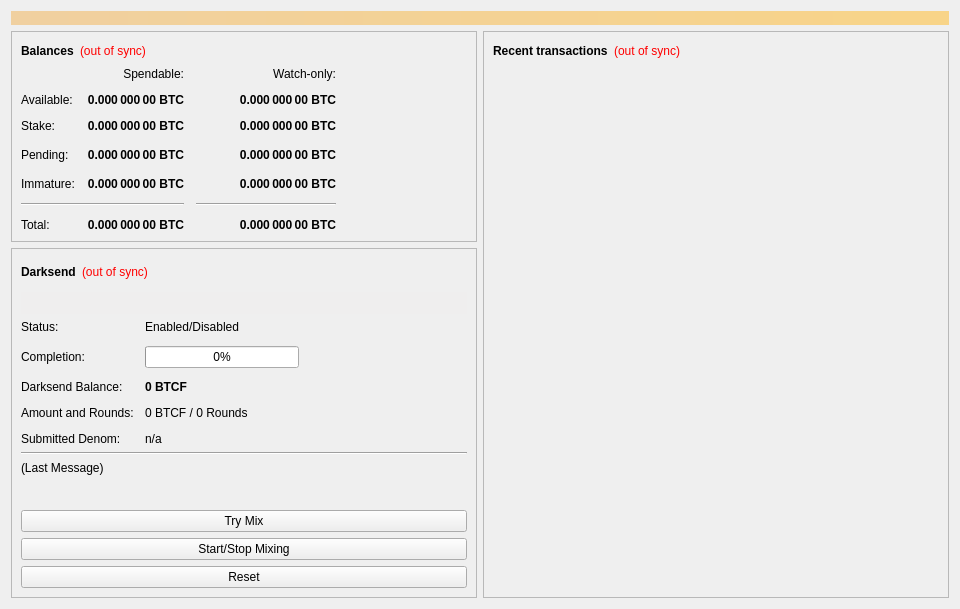
<?xml version="1.0" encoding="UTF-8"?>
<ui version="4.0">
 <class>OverviewPage</class>
 <widget class="QWidget" name="OverviewPage">
  <property name="geometry">
   <rect>
    <x>0</x>
    <y>0</y>
    <width>960</width>
    <height>594</height>
   </rect>
  </property>
  <property name="minimumSize">
   <size>
    <width>960</width>
    <height>0</height>
   </size>
  </property>
  <property name="windowTitle">
   <string>Form</string>
  </property>
  <layout class="QVBoxLayout" name="topLayout">
   <item>
    <widget class="QLabel" name="labelAlerts">
     <property name="visible">
      <bool>false</bool>
     </property>
     <property name="styleSheet">
      <string notr="true">background-color: qlineargradient(x1: 0, y1: 0, x2: 1, y2: 0, stop:0 #F0D0A0, stop:1 #F8D488); color:#000000;</string>
     </property>
     <property name="wordWrap">
      <bool>true</bool>
     </property>
     <property name="margin">
      <number>3</number>
     </property>
    </widget>
   </item>
   <item>
    <layout class="QHBoxLayout" name="horizontalLayout" stretch="1,1">
     <item>
      <layout class="QVBoxLayout" name="verticalLayout_2">
       <item>
        <widget class="QFrame" name="frame">
         <property name="frameShape">
          <enum>QFrame::StyledPanel</enum>
         </property>
         <property name="frameShadow">
          <enum>QFrame::Raised</enum>
         </property>
         <layout class="QVBoxLayout" name="verticalLayout_4">
          <item>
           <layout class="QHBoxLayout" name="horizontalLayout_4">
            <item>
             <widget class="QLabel" name="label_5">
              <property name="font">
               <font>
                <weight>75</weight>
                <bold>true</bold>
               </font>
              </property>
              <property name="text">
               <string>Balances</string>
              </property>
             </widget>
            </item>
            <item>
             <widget class="QLabel" name="labelWalletStatus">
              <property name="cursor">
               <cursorShape>WhatsThisCursor</cursorShape>
              </property>
              <property name="toolTip">
               <string>The displayed information may be out of date. Your wallet automatically synchronizes with the BitcoinFinal network after a connection is established, but this process has not completed yet.</string>
              </property>
              <property name="styleSheet">
               <string notr="true">QLabel { color: red; }</string>
              </property>
              <property name="text">
               <string notr="true">(out of sync)</string>
              </property>
              <property name="alignment">
               <set>Qt::AlignLeading|Qt::AlignLeft|Qt::AlignVCenter</set>
              </property>
             </widget>
            </item>
            <item>
             <spacer name="horizontalSpacer_3">
              <property name="orientation">
               <enum>Qt::Horizontal</enum>
              </property>
              <property name="sizeHint" stdset="0">
               <size>
                <width>40</width>
                <height>20</height>
               </size>
              </property>
             </spacer>
            </item>
           </layout>
          </item>
          <item>
           <layout class="QGridLayout" name="gridLayout">
            <property name="spacing">
             <number>12</number>
            </property>
            <item row="3" column="2">
             <widget class="QLabel" name="labelWatchPending">
              <property name="font">
               <font>
                <weight>75</weight>
                <bold>true</bold>
               </font>
              </property>
              <property name="cursor">
               <cursorShape>IBeamCursor</cursorShape>
              </property>
              <property name="toolTip">
               <string>Unconfirmed transactions to watch-only addresses</string>
              </property>
              <property name="text">
               <string notr="true">0.000 000 00 BTC</string>
              </property>
              <property name="alignment">
               <set>Qt::AlignRight|Qt::AlignTrailing|Qt::AlignVCenter</set>
              </property>
              <property name="textInteractionFlags">
               <set>Qt::LinksAccessibleByMouse|Qt::TextSelectableByKeyboard|Qt::TextSelectableByMouse</set>
              </property>
             </widget>
            </item>
            <item row="3" column="1">
             <widget class="QLabel" name="labelUnconfirmed">
              <property name="font">
               <font>
                <weight>75</weight>
                <bold>true</bold>
               </font>
              </property>
              <property name="cursor">
               <cursorShape>IBeamCursor</cursorShape>
              </property>
              <property name="toolTip">
               <string>Total of transactions that have yet to be confirmed, and do not yet count toward the spendable balance</string>
              </property>
              <property name="text">
               <string notr="true">0.000 000 00 BTC</string>
              </property>
              <property name="alignment">
               <set>Qt::AlignRight|Qt::AlignTrailing|Qt::AlignVCenter</set>
              </property>
              <property name="textInteractionFlags">
               <set>Qt::LinksAccessibleByMouse|Qt::TextSelectableByKeyboard|Qt::TextSelectableByMouse</set>
              </property>
             </widget>
            </item>
            <item row="4" column="2">
             <widget class="QLabel" name="labelWatchImmature">
              <property name="font">
               <font>
                <weight>75</weight>
                <bold>true</bold>
               </font>
              </property>
              <property name="cursor">
               <cursorShape>IBeamCursor</cursorShape>
              </property>
              <property name="toolTip">
               <string>Mined balance in watch-only addresses that has not yet matured</string>
              </property>
              <property name="text">
               <string notr="true">0.000 000 00 BTC</string>
              </property>
              <property name="alignment">
               <set>Qt::AlignRight|Qt::AlignTrailing|Qt::AlignVCenter</set>
              </property>
              <property name="textInteractionFlags">
               <set>Qt::LinksAccessibleByMouse|Qt::TextSelectableByKeyboard|Qt::TextSelectableByMouse</set>
              </property>
             </widget>
            </item>
            <item row="5" column="0" colspan="2">
             <widget class="Line" name="lineSpendableBalance">
              <property name="orientation">
               <enum>Qt::Horizontal</enum>
              </property>
             </widget>
            </item>
            <item row="5" column="2">
             <widget class="Line" name="lineWatchBalance">
              <property name="sizePolicy">
               <sizepolicy hsizetype="Preferred" vsizetype="Fixed">
                <horstretch>0</horstretch>
                <verstretch>0</verstretch>
               </sizepolicy>
              </property>
              <property name="minimumSize">
               <size>
                <width>140</width>
                <height>0</height>
               </size>
              </property>
              <property name="orientation">
               <enum>Qt::Horizontal</enum>
              </property>
             </widget>
            </item>
            <item row="6" column="0">
             <widget class="QLabel" name="labelTotalText">
              <property name="text">
               <string>Total:</string>
              </property>
             </widget>
            </item>
            <item row="4" column="1">
             <widget class="QLabel" name="labelImmature">
              <property name="font">
               <font>
                <weight>75</weight>
                <bold>true</bold>
               </font>
              </property>
              <property name="cursor">
               <cursorShape>IBeamCursor</cursorShape>
              </property>
              <property name="toolTip">
               <string>Mined balance that has not yet matured</string>
              </property>
              <property name="text">
               <string notr="true">0.000 000 00 BTC</string>
              </property>
              <property name="alignment">
               <set>Qt::AlignRight|Qt::AlignTrailing|Qt::AlignVCenter</set>
              </property>
              <property name="textInteractionFlags">
               <set>Qt::LinksAccessibleByMouse|Qt::TextSelectableByKeyboard|Qt::TextSelectableByMouse</set>
              </property>
             </widget>
            </item>
            <item row="3" column="3">
             <spacer name="horizontalSpacer_2">
              <property name="orientation">
               <enum>Qt::Horizontal</enum>
              </property>
              <property name="sizeHint" stdset="0">
               <size>
                <width>40</width>
                <height>20</height>
               </size>
              </property>
             </spacer>
            </item>
            <item row="4" column="0">
             <widget class="QLabel" name="labelImmatureText">
              <property name="text">
               <string>Immature:</string>
              </property>
             </widget>
            </item>
            <item row="6" column="1">
             <widget class="QLabel" name="labelTotal">
              <property name="font">
               <font>
                <weight>75</weight>
                <bold>true</bold>
               </font>
              </property>
              <property name="cursor">
               <cursorShape>IBeamCursor</cursorShape>
              </property>
              <property name="toolTip">
               <string>Your current total balance</string>
              </property>
              <property name="text">
               <string notr="true">0.000 000 00 BTC</string>
              </property>
              <property name="alignment">
               <set>Qt::AlignRight|Qt::AlignTrailing|Qt::AlignVCenter</set>
              </property>
              <property name="textInteractionFlags">
               <set>Qt::LinksAccessibleByMouse|Qt::TextSelectableByKeyboard|Qt::TextSelectableByMouse</set>
              </property>
             </widget>
            </item>
            <item row="6" column="2">
             <widget class="QLabel" name="labelWatchTotal">
              <property name="font">
               <font>
                <weight>75</weight>
                <bold>true</bold>
               </font>
              </property>
              <property name="cursor">
               <cursorShape>IBeamCursor</cursorShape>
              </property>
              <property name="toolTip">
               <string>Current total balance in watch-only addresses</string>
              </property>
              <property name="text">
               <string notr="true">0.000 000 00 BTC</string>
              </property>
              <property name="alignment">
               <set>Qt::AlignRight|Qt::AlignTrailing|Qt::AlignVCenter</set>
              </property>
              <property name="textInteractionFlags">
               <set>Qt::LinksAccessibleByMouse|Qt::TextSelectableByKeyboard|Qt::TextSelectableByMouse</set>
              </property>
             </widget>
            </item>
            <item row="0" column="2">
             <widget class="QLabel" name="labelWatchonly">
              <property name="text">
               <string>Watch-only:</string>
              </property>
              <property name="alignment">
               <set>Qt::AlignRight|Qt::AlignTrailing|Qt::AlignVCenter</set>
              </property>
             </widget>
            </item>
            <item row="1" column="0">
             <widget class="QLabel" name="labelBalanceText">
              <property name="text">
               <string>Available:</string>
              </property>
             </widget>
            </item>
            <item row="1" column="1">
             <widget class="QLabel" name="labelBalance">
              <property name="font">
               <font>
                <weight>75</weight>
                <bold>true</bold>
               </font>
              </property>
              <property name="cursor">
               <cursorShape>IBeamCursor</cursorShape>
              </property>
              <property name="toolTip">
               <string>Your current spendable balance</string>
              </property>
              <property name="text">
               <string notr="true">0.000 000 00 BTC</string>
              </property>
              <property name="alignment">
               <set>Qt::AlignRight|Qt::AlignTrailing|Qt::AlignVCenter</set>
              </property>
              <property name="textInteractionFlags">
               <set>Qt::LinksAccessibleByMouse|Qt::TextSelectableByKeyboard|Qt::TextSelectableByMouse</set>
              </property>
             </widget>
            </item>
            <item row="2" column="0">
             <widget class="QLabel" name="label_10">
              <property name="text">
               <string>Stake:</string>
              </property>
             </widget>
            </item>
            <item row="2" column="1">
             <widget class="QLabel" name="labelStake">
              <property name="font">
               <font>
                <weight>75</weight>
                <bold>true</bold>
               </font>
              </property>
              <property name="cursor">
               <cursorShape>IBeamCursor</cursorShape>
              </property>
              <property name="toolTip">
               <string>Total of coins that was staked, and do not yet count toward the current balance</string>
              </property>
              <property name="text">
               <string notr="true">0.000 000 00 BTC</string>
              </property>
              <property name="alignment">
               <set>Qt::AlignRight|Qt::AlignTrailing|Qt::AlignVCenter</set>
              </property>
              <property name="textInteractionFlags">
               <set>Qt::LinksAccessibleByMouse|Qt::TextSelectableByKeyboard|Qt::TextSelectableByMouse</set>
              </property>
             </widget>
            </item>
            <item row="2" column="2">
             <widget class="QLabel" name="labelWatchStake">
              <property name="font">
               <font>
                <weight>75</weight>
                <bold>true</bold>
               </font>
              </property>
              <property name="cursor">
               <cursorShape>IBeamCursor</cursorShape>
              </property>
              <property name="toolTip">
               <string>Total of coins that was staked in watch-only addresses, and do not yet count toward the current watch-only balance</string>
              </property>
              <property name="text">
               <string notr="true">0.000 000 00 BTC</string>
              </property>
              <property name="alignment">
               <set>Qt::AlignRight|Qt::AlignTrailing|Qt::AlignVCenter</set>
              </property>
              <property name="textInteractionFlags">
               <set>Qt::LinksAccessibleByMouse|Qt::TextSelectableByKeyboard|Qt::TextSelectableByMouse</set>
              </property>
             </widget>
            </item>
            <item row="1" column="2">
             <widget class="QLabel" name="labelWatchAvailable">
              <property name="font">
               <font>
                <weight>75</weight>
                <bold>true</bold>
               </font>
              </property>
              <property name="cursor">
               <cursorShape>IBeamCursor</cursorShape>
              </property>
              <property name="toolTip">
               <string>Your current balance in watch-only addresses</string>
              </property>
              <property name="text">
               <string notr="true">0.000 000 00 BTC</string>
              </property>
              <property name="alignment">
               <set>Qt::AlignRight|Qt::AlignTrailing|Qt::AlignVCenter</set>
              </property>
              <property name="textInteractionFlags">
               <set>Qt::LinksAccessibleByMouse|Qt::TextSelectableByKeyboard|Qt::TextSelectableByMouse</set>
              </property>
             </widget>
            </item>
            <item row="3" column="0">
             <widget class="QLabel" name="labelPendingText">
              <property name="text">
               <string>Pending:</string>
              </property>
             </widget>
            </item>
            <item row="0" column="1">
             <widget class="QLabel" name="labelSpendable">
              <property name="text">
               <string>Spendable:</string>
              </property>
              <property name="alignment">
               <set>Qt::AlignRight|Qt::AlignTrailing|Qt::AlignVCenter</set>
              </property>
             </widget>
            </item>
           </layout>
          </item>
         </layout>
        </widget>
       </item>
       <item>
        <widget class="QFrame" name="frameDarksend">
         <property name="sizePolicy">
          <sizepolicy hsizetype="Expanding" vsizetype="Expanding">
           <horstretch>0</horstretch>
           <verstretch>0</verstretch>
          </sizepolicy>
         </property>
         <property name="minimumSize">
          <size>
           <width>0</width>
           <height>350</height>
          </size>
         </property>
         <property name="layoutDirection">
          <enum>Qt::LeftToRight</enum>
         </property>
         <property name="frameShape">
          <enum>QFrame::StyledPanel</enum>
         </property>
         <property name="frameShadow">
          <enum>QFrame::Raised</enum>
         </property>
         <layout class="QVBoxLayout" name="verticalLayout_5">
          <item>
           <layout class="QHBoxLayout" name="horizontalLayout_5">
            <item>
             <widget class="QLabel" name="label_2">
              <property name="font">
               <font>
                <weight>75</weight>
                <bold>true</bold>
               </font>
              </property>
              <property name="text">
               <string>Darksend</string>
              </property>
             </widget>
            </item>
            <item>
             <widget class="QLabel" name="labelDarksendSyncStatus">
              <property name="toolTip">
               <string>The displayed information may be out of date. Your wallet automatically synchronizes with the BitcoinFinal network after a connection is established, but this process has not completed yet.</string>
              </property>
              <property name="styleSheet">
               <string notr="true">QLabel { color: red; }</string>
              </property>
              <property name="text">
               <string notr="true">(out of sync)</string>
              </property>
              <property name="alignment">
               <set>Qt::AlignLeading|Qt::AlignLeft|Qt::AlignVCenter</set>
              </property>
             </widget>
            </item>
            <item>
             <spacer name="horizontalSpacer_4">
              <property name="orientation">
               <enum>Qt::Horizontal</enum>
              </property>
              <property name="sizeHint" stdset="0">
               <size>
                <width>40</width>
                <height>20</height>
               </size>
              </property>
             </spacer>
            </item>
           </layout>
          </item>
          <item>
           <widget class="QPushButton" name="runAutoDenom">
            <property name="palette">
             <palette>
              <active>
               <colorrole role="WindowText">
                <brush brushstyle="SolidPattern">
                 <color alpha="255">
                  <red>0</red>
                  <green>0</green>
                  <blue>0</blue>
                 </color>
                </brush>
               </colorrole>
               <colorrole role="Button">
                <brush brushstyle="SolidPattern">
                 <color alpha="255">
                  <red>239</red>
                  <green>238</green>
                  <blue>238</blue>
                 </color>
                </brush>
               </colorrole>
               <colorrole role="Light">
                <brush brushstyle="SolidPattern">
                 <color alpha="255">
                  <red>255</red>
                  <green>255</green>
                  <blue>255</blue>
                 </color>
                </brush>
               </colorrole>
               <colorrole role="Midlight">
                <brush brushstyle="SolidPattern">
                 <color alpha="255">
                  <red>247</red>
                  <green>246</green>
                  <blue>246</blue>
                 </color>
                </brush>
               </colorrole>
               <colorrole role="Dark">
                <brush brushstyle="SolidPattern">
                 <color alpha="255">
                  <red>119</red>
                  <green>119</green>
                  <blue>119</blue>
                 </color>
                </brush>
               </colorrole>
               <colorrole role="Mid">
                <brush brushstyle="SolidPattern">
                 <color alpha="255">
                  <red>159</red>
                  <green>159</green>
                  <blue>159</blue>
                 </color>
                </brush>
               </colorrole>
               <colorrole role="Text">
                <brush brushstyle="SolidPattern">
                 <color alpha="255">
                  <red>0</red>
                  <green>0</green>
                  <blue>0</blue>
                 </color>
                </brush>
               </colorrole>
               <colorrole role="BrightText">
                <brush brushstyle="SolidPattern">
                 <color alpha="255">
                  <red>255</red>
                  <green>255</green>
                  <blue>255</blue>
                 </color>
                </brush>
               </colorrole>
               <colorrole role="ButtonText">
                <brush brushstyle="SolidPattern">
                 <color alpha="255">
                  <red>0</red>
                  <green>0</green>
                  <blue>0</blue>
                 </color>
                </brush>
               </colorrole>
               <colorrole role="Base">
                <brush brushstyle="SolidPattern">
                 <color alpha="255">
                  <red>255</red>
                  <green>255</green>
                  <blue>255</blue>
                 </color>
                </brush>
               </colorrole>
               <colorrole role="Window">
                <brush brushstyle="SolidPattern">
                 <color alpha="255">
                  <red>239</red>
                  <green>238</green>
                  <blue>238</blue>
                 </color>
                </brush>
               </colorrole>
               <colorrole role="Shadow">
                <brush brushstyle="SolidPattern">
                 <color alpha="255">
                  <red>0</red>
                  <green>0</green>
                  <blue>0</blue>
                 </color>
                </brush>
               </colorrole>
               <colorrole role="AlternateBase">
                <brush brushstyle="SolidPattern">
                 <color alpha="255">
                  <red>247</red>
                  <green>246</green>
                  <blue>246</blue>
                 </color>
                </brush>
               </colorrole>
               <colorrole role="ToolTipBase">
                <brush brushstyle="SolidPattern">
                 <color alpha="255">
                  <red>255</red>
                  <green>255</green>
                  <blue>220</blue>
                 </color>
                </brush>
               </colorrole>
               <colorrole role="ToolTipText">
                <brush brushstyle="SolidPattern">
                 <color alpha="255">
                  <red>0</red>
                  <green>0</green>
                  <blue>0</blue>
                 </color>
                </brush>
               </colorrole>
              </active>
              <inactive>
               <colorrole role="WindowText">
                <brush brushstyle="SolidPattern">
                 <color alpha="255">
                  <red>0</red>
                  <green>0</green>
                  <blue>0</blue>
                 </color>
                </brush>
               </colorrole>
               <colorrole role="Button">
                <brush brushstyle="SolidPattern">
                 <color alpha="255">
                  <red>239</red>
                  <green>238</green>
                  <blue>238</blue>
                 </color>
                </brush>
               </colorrole>
               <colorrole role="Light">
                <brush brushstyle="SolidPattern">
                 <color alpha="255">
                  <red>255</red>
                  <green>255</green>
                  <blue>255</blue>
                 </color>
                </brush>
               </colorrole>
               <colorrole role="Midlight">
                <brush brushstyle="SolidPattern">
                 <color alpha="255">
                  <red>247</red>
                  <green>246</green>
                  <blue>246</blue>
                 </color>
                </brush>
               </colorrole>
               <colorrole role="Dark">
                <brush brushstyle="SolidPattern">
                 <color alpha="255">
                  <red>119</red>
                  <green>119</green>
                  <blue>119</blue>
                 </color>
                </brush>
               </colorrole>
               <colorrole role="Mid">
                <brush brushstyle="SolidPattern">
                 <color alpha="255">
                  <red>159</red>
                  <green>159</green>
                  <blue>159</blue>
                 </color>
                </brush>
               </colorrole>
               <colorrole role="Text">
                <brush brushstyle="SolidPattern">
                 <color alpha="255">
                  <red>0</red>
                  <green>0</green>
                  <blue>0</blue>
                 </color>
                </brush>
               </colorrole>
               <colorrole role="BrightText">
                <brush brushstyle="SolidPattern">
                 <color alpha="255">
                  <red>255</red>
                  <green>255</green>
                  <blue>255</blue>
                 </color>
                </brush>
               </colorrole>
               <colorrole role="ButtonText">
                <brush brushstyle="SolidPattern">
                 <color alpha="255">
                  <red>0</red>
                  <green>0</green>
                  <blue>0</blue>
                 </color>
                </brush>
               </colorrole>
               <colorrole role="Base">
                <brush brushstyle="SolidPattern">
                 <color alpha="255">
                  <red>255</red>
                  <green>255</green>
                  <blue>255</blue>
                 </color>
                </brush>
               </colorrole>
               <colorrole role="Window">
                <brush brushstyle="SolidPattern">
                 <color alpha="255">
                  <red>239</red>
                  <green>238</green>
                  <blue>238</blue>
                 </color>
                </brush>
               </colorrole>
               <colorrole role="Shadow">
                <brush brushstyle="SolidPattern">
                 <color alpha="255">
                  <red>0</red>
                  <green>0</green>
                  <blue>0</blue>
                 </color>
                </brush>
               </colorrole>
               <colorrole role="AlternateBase">
                <brush brushstyle="SolidPattern">
                 <color alpha="255">
                  <red>247</red>
                  <green>246</green>
                  <blue>246</blue>
                 </color>
                </brush>
               </colorrole>
               <colorrole role="ToolTipBase">
                <brush brushstyle="SolidPattern">
                 <color alpha="255">
                  <red>255</red>
                  <green>255</green>
                  <blue>220</blue>
                 </color>
                </brush>
               </colorrole>
               <colorrole role="ToolTipText">
                <brush brushstyle="SolidPattern">
                 <color alpha="255">
                  <red>0</red>
                  <green>0</green>
                  <blue>0</blue>
                 </color>
                </brush>
               </colorrole>
              </inactive>
              <disabled>
               <colorrole role="WindowText">
                <brush brushstyle="SolidPattern">
                 <color alpha="255">
                  <red>119</red>
                  <green>119</green>
                  <blue>119</blue>
                 </color>
                </brush>
               </colorrole>
               <colorrole role="Button">
                <brush brushstyle="SolidPattern">
                 <color alpha="255">
                  <red>239</red>
                  <green>238</green>
                  <blue>238</blue>
                 </color>
                </brush>
               </colorrole>
               <colorrole role="Light">
                <brush brushstyle="SolidPattern">
                 <color alpha="255">
                  <red>255</red>
                  <green>255</green>
                  <blue>255</blue>
                 </color>
                </brush>
               </colorrole>
               <colorrole role="Midlight">
                <brush brushstyle="SolidPattern">
                 <color alpha="255">
                  <red>247</red>
                  <green>246</green>
                  <blue>246</blue>
                 </color>
                </brush>
               </colorrole>
               <colorrole role="Dark">
                <brush brushstyle="SolidPattern">
                 <color alpha="255">
                  <red>119</red>
                  <green>119</green>
                  <blue>119</blue>
                 </color>
                </brush>
               </colorrole>
               <colorrole role="Mid">
                <brush brushstyle="SolidPattern">
                 <color alpha="255">
                  <red>159</red>
                  <green>159</green>
                  <blue>159</blue>
                 </color>
                </brush>
               </colorrole>
               <colorrole role="Text">
                <brush brushstyle="SolidPattern">
                 <color alpha="255">
                  <red>119</red>
                  <green>119</green>
                  <blue>119</blue>
                 </color>
                </brush>
               </colorrole>
               <colorrole role="BrightText">
                <brush brushstyle="SolidPattern">
                 <color alpha="255">
                  <red>255</red>
                  <green>255</green>
                  <blue>255</blue>
                 </color>
                </brush>
               </colorrole>
               <colorrole role="ButtonText">
                <brush brushstyle="SolidPattern">
                 <color alpha="255">
                  <red>119</red>
                  <green>119</green>
                  <blue>119</blue>
                 </color>
                </brush>
               </colorrole>
               <colorrole role="Base">
                <brush brushstyle="SolidPattern">
                 <color alpha="255">
                  <red>239</red>
                  <green>238</green>
                  <blue>238</blue>
                 </color>
                </brush>
               </colorrole>
               <colorrole role="Window">
                <brush brushstyle="SolidPattern">
                 <color alpha="255">
                  <red>239</red>
                  <green>238</green>
                  <blue>238</blue>
                 </color>
                </brush>
               </colorrole>
               <colorrole role="Shadow">
                <brush brushstyle="SolidPattern">
                 <color alpha="255">
                  <red>0</red>
                  <green>0</green>
                  <blue>0</blue>
                 </color>
                </brush>
               </colorrole>
               <colorrole role="AlternateBase">
                <brush brushstyle="SolidPattern">
                 <color alpha="255">
                  <red>239</red>
                  <green>238</green>
                  <blue>238</blue>
                 </color>
                </brush>
               </colorrole>
               <colorrole role="ToolTipBase">
                <brush brushstyle="SolidPattern">
                 <color alpha="255">
                  <red>255</red>
                  <green>255</green>
                  <blue>220</blue>
                 </color>
                </brush>
               </colorrole>
               <colorrole role="ToolTipText">
                <brush brushstyle="SolidPattern">
                 <color alpha="255">
                  <red>0</red>
                  <green>0</green>
                  <blue>0</blue>
                 </color>
                </brush>
               </colorrole>
              </disabled>
             </palette>
            </property>
            <property name="focusPolicy">
             <enum>Qt::NoFocus</enum>
            </property>
            <property name="autoFillBackground">
             <bool>true</bool>
            </property>
            <property name="text">
             <string/>
            </property>
            <property name="flat">
             <bool>true</bool>
            </property>
           </widget>
          </item>
          <item>
           <layout class="QFormLayout" name="formLayout">
            <property name="fieldGrowthPolicy">
             <enum>QFormLayout::AllNonFixedFieldsGrow</enum>
            </property>
            <property name="horizontalSpacing">
             <number>11</number>
            </property>
            <property name="verticalSpacing">
             <number>12</number>
            </property>
            <item row="0" column="0">
             <widget class="QLabel" name="label_6">
              <property name="text">
               <string>Status:</string>
              </property>
             </widget>
            </item>
            <item row="1" column="0">
             <widget class="QLabel" name="label_7">
              <property name="text">
               <string>Completion:</string>
              </property>
             </widget>
            </item>
            <item row="1" column="1">
             <widget class="QProgressBar" name="darksendProgress">
              <property name="maximumSize">
               <size>
                <width>154</width>
                <height>16777215</height>
               </size>
              </property>
              <property name="value">
               <number>0</number>
              </property>
             </widget>
            </item>
            <item row="3" column="0">
             <widget class="QLabel" name="labelAnonymizedText">
              <property name="text">
               <string>Darksend Balance:</string>
              </property>
             </widget>
            </item>
            <item row="3" column="1">
             <widget class="QLabel" name="labelAnonymized">
              <property name="font">
               <font>
                <weight>75</weight>
                <bold>true</bold>
               </font>
              </property>
              <property name="text">
               <string notr="true">0 BTCF</string>
              </property>
             </widget>
            </item>
            <item row="4" column="0">
             <widget class="QLabel" name="label_8">
              <property name="text">
               <string>Amount and Rounds:</string>
              </property>
             </widget>
            </item>
            <item row="4" column="1">
             <widget class="QLabel" name="labelAmountRounds">
              <property name="text">
               <string>0 BTCF / 0 Rounds</string>
              </property>
             </widget>
            </item>
            <item row="5" column="0">
             <widget class="QLabel" name="label_9">
              <property name="text">
               <string>Submitted Denom:</string>
              </property>
             </widget>
            </item>
            <item row="5" column="1">
             <widget class="QLabel" name="labelSubmittedDenom">
              <property name="toolTip">
               <string>The denominations you submitted to the Masternode.&lt;br&gt;To mix, other users must submit the exact same denominations.</string>
              </property>
              <property name="text">
               <string>n/a</string>
              </property>
             </widget>
            </item>
            <item row="0" column="1">
             <widget class="QLabel" name="darksendEnabled">
              <property name="text">
               <string>Enabled/Disabled</string>
              </property>
             </widget>
            </item>
           </layout>
          </item>
          <item>
           <widget class="Line" name="lineLastMessage">
            <property name="orientation">
             <enum>Qt::Horizontal</enum>
            </property>
           </widget>
          </item>
          <item>
           <widget class="QLabel" name="darksendStatus">
            <property name="minimumSize">
             <size>
              <width>288</width>
              <height>43</height>
             </size>
            </property>
            <property name="text">
             <string>(Last Message)</string>
            </property>
            <property name="alignment">
             <set>Qt::AlignLeading|Qt::AlignLeft|Qt::AlignTop</set>
            </property>
            <property name="wordWrap">
             <bool>true</bool>
            </property>
           </widget>
          </item>
          <item>
           <widget class="QPushButton" name="darksendAuto">
            <property name="sizePolicy">
             <sizepolicy hsizetype="MinimumExpanding" vsizetype="Fixed">
              <horstretch>0</horstretch>
              <verstretch>0</verstretch>
             </sizepolicy>
            </property>
            <property name="toolTip">
             <string>Try to manually submit a Darksend request.</string>
            </property>
            <property name="text">
             <string>Try Mix</string>
            </property>
           </widget>
          </item>
          <item>
           <widget class="QPushButton" name="toggleDarksend">
            <property name="sizePolicy">
             <sizepolicy hsizetype="MinimumExpanding" vsizetype="Fixed">
              <horstretch>0</horstretch>
              <verstretch>0</verstretch>
             </sizepolicy>
            </property>
            <property name="text">
             <string>Start/Stop Mixing</string>
            </property>
           </widget>
          </item>
          <item>
           <widget class="QPushButton" name="darksendReset">
            <property name="sizePolicy">
             <sizepolicy hsizetype="MinimumExpanding" vsizetype="Fixed">
              <horstretch>0</horstretch>
              <verstretch>0</verstretch>
             </sizepolicy>
            </property>
            <property name="toolTip">
             <string>Reset the current status of Darksend (can interrupt Darksend if it's in the process of Mixing, which can cost you money!)</string>
            </property>
            <property name="autoFillBackground">
             <bool>false</bool>
            </property>
            <property name="text">
             <string>Reset</string>
            </property>
           </widget>
          </item>
         </layout>
        </widget>
       </item>
       <item>
        <spacer name="verticalSpacer">
         <property name="orientation">
          <enum>Qt::Vertical</enum>
         </property>
         <property name="sizeHint" stdset="0">
          <size>
           <width>20</width>
           <height>40</height>
          </size>
         </property>
        </spacer>
       </item>
      </layout>
     </item>
     <item>
      <layout class="QVBoxLayout" name="verticalLayout_3">
       <item>
        <widget class="QFrame" name="frame_2">
         <property name="frameShape">
          <enum>QFrame::StyledPanel</enum>
         </property>
         <property name="frameShadow">
          <enum>QFrame::Raised</enum>
         </property>
         <layout class="QVBoxLayout" name="verticalLayout">
          <item>
           <layout class="QHBoxLayout" name="horizontalLayout_2">
            <item>
             <widget class="QLabel" name="label_4">
              <property name="font">
               <font>
                <weight>75</weight>
                <bold>true</bold>
               </font>
              </property>
              <property name="text">
               <string>Recent transactions</string>
              </property>
             </widget>
            </item>
            <item>
             <widget class="QLabel" name="labelTransactionsStatus">
              <property name="cursor">
               <cursorShape>WhatsThisCursor</cursorShape>
              </property>
              <property name="toolTip">
               <string>The displayed information may be out of date. Your wallet automatically synchronizes with the BitcoinFinal network after a connection is established, but this process has not completed yet.</string>
              </property>
              <property name="styleSheet">
               <string notr="true">QLabel { color: red; }</string>
              </property>
              <property name="text">
               <string notr="true">(out of sync)</string>
              </property>
              <property name="alignment">
               <set>Qt::AlignRight|Qt::AlignTrailing|Qt::AlignVCenter</set>
              </property>
             </widget>
            </item>
            <item>
             <spacer name="horizontalSpacer">
              <property name="orientation">
               <enum>Qt::Horizontal</enum>
              </property>
              <property name="sizeHint" stdset="0">
               <size>
                <width>40</width>
                <height>20</height>
               </size>
              </property>
             </spacer>
            </item>
           </layout>
          </item>
          <item>
           <widget class="QListView" name="listTransactions">
            <property name="styleSheet">
             <string notr="true">QListView { background: transparent; }</string>
            </property>
            <property name="frameShape">
             <enum>QFrame::NoFrame</enum>
            </property>
            <property name="verticalScrollBarPolicy">
             <enum>Qt::ScrollBarAlwaysOff</enum>
            </property>
            <property name="horizontalScrollBarPolicy">
             <enum>Qt::ScrollBarAlwaysOff</enum>
            </property>
            <property name="selectionMode">
             <enum>QAbstractItemView::NoSelection</enum>
            </property>
           </widget>
          </item>
         </layout>
        </widget>
       </item>
      </layout>
     </item>
    </layout>
   </item>
  </layout>
 </widget>
 <resources/>
 <connections/>
</ui>
